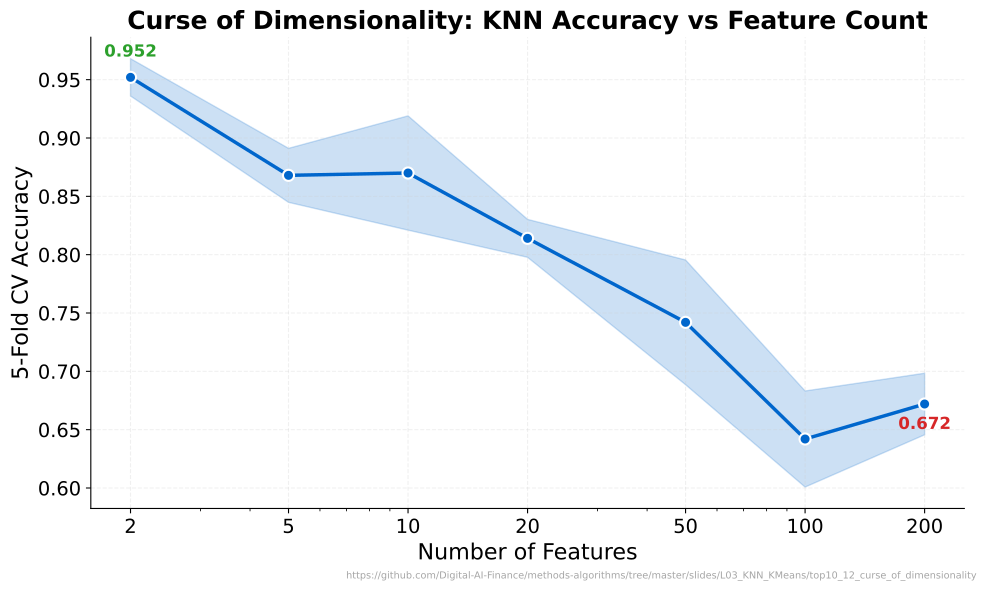

This figure's Python source:
"""Curse of Dimensionality - KNN accuracy degrades as feature count increases."""
import matplotlib.pyplot as plt
import numpy as np
from pathlib import Path
from sklearn.neighbors import KNeighborsClassifier
from sklearn.datasets import make_classification
from sklearn.model_selection import cross_val_score
import sys
sys.path.insert(0, str(Path(__file__).resolve().parents[3] / 'templates'))
from chart_style import apply_style, COLORS, MLPURPLE, MLBLUE, MLORANGE, MLGREEN, MLRED, MLLAVENDER
apply_style()

CHART_METADATA = {
    "title": "Curse of Dimensionality: KNN Accuracy vs Feature Count",
    "description": "KNN 5-fold CV accuracy across increasing feature dimensions",
    "url": "https://github.com/Digital-AI-Finance/methods-algorithms/tree/master/slides/L03_KNN_KMeans/top10_12_curse_of_dimensionality"
}


dims = [2, 5, 10, 20, 50, 100, 200]
means = []
stds = []

for d in dims:
    X, y = make_classification(n_samples=500, n_features=d, n_informative=2,
                               n_redundant=0, n_repeated=0,
                               random_state=42)
    knn = KNeighborsClassifier(n_neighbors=5)
    scores = cross_val_score(knn, X, y, cv=5, scoring='accuracy')
    means.append(scores.mean())
    stds.append(scores.std())

means = np.array(means)
stds = np.array(stds)

fig, ax = plt.subplots(figsize=(10, 6))

ax.fill_between(dims, means - stds, means + stds, alpha=0.2, color=MLBLUE)
ax.plot(dims, means, color=MLBLUE, marker='o', markersize=8, linewidth=2.5,
        markeredgecolor='white', markeredgewidth=1.5, zorder=5)

# Annotate best and worst
best_idx = np.argmax(means)
ax.annotate(f'{means[best_idx]:.3f}', (dims[best_idx], means[best_idx]),
            textcoords="offset points", xytext=(0, 15), ha='center',
            fontsize=12, fontweight='bold', color=MLGREEN)
ax.annotate(f'{means[-1]:.3f}', (dims[-1], means[-1]),
            textcoords="offset points", xytext=(0, -18), ha='center',
            fontsize=12, fontweight='bold', color=MLRED)

ax.set_xscale('log')
ax.set_xticks(dims)
ax.set_xticklabels([str(d) for d in dims])
ax.set_xlabel('Number of Features')
ax.set_ylabel('5-Fold CV Accuracy')
ax.set_title('Curse of Dimensionality: KNN Accuracy vs Feature Count', fontweight='bold')
ax.grid(True, alpha=0.3)

plt.figtext(0.99, 0.01, CHART_METADATA['url'],
            fontsize=7, color='gray', ha='right', va='bottom', alpha=0.7)
plt.tight_layout()
plt.savefig(Path(__file__).parent / 'chart.pdf', dpi=300, bbox_inches='tight', facecolor='white')
plt.close()
print("Chart saved: top10_12_curse_of_dimensionality/chart.pdf")
